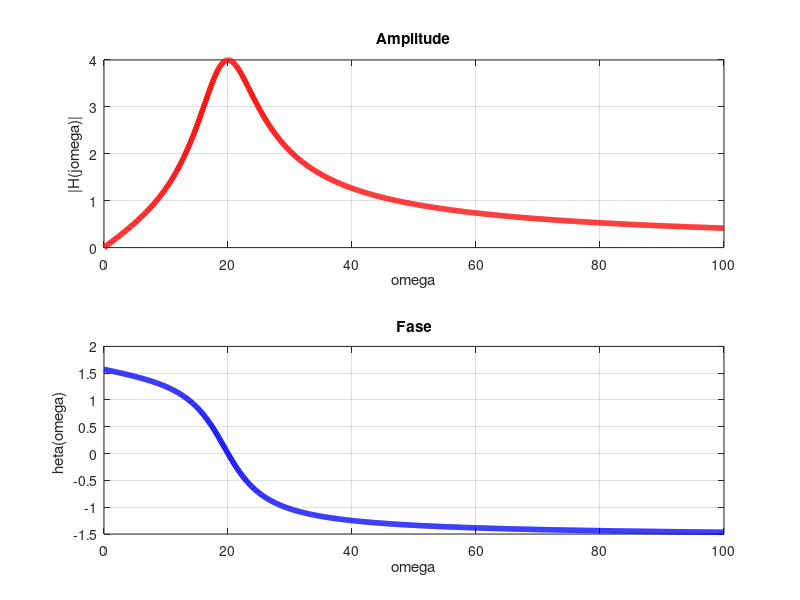

MATLAB code for this plot:
close all; clc; clear;
%% Ex 15.1.1 - David E. Johnson

R = 4;
L = 1/10;
C = 1/40;

w = 0:0.1:100;

modulo = 1./sqrt(((1/R)^2+(w*C - (1./(w*L))).^2));

fase = -1*atan(R*(w*C-(1./(w*L))));

figure(1)
subplot(2,1, 1)
plot(w, modulo, 'r', 'LineWidth',4)
title("Amplitude")
ylabel("|H(j\omega)|")
xlabel("\omega")
grid on

subplot(2,1, 2)
plot(w, fase, 'b', 'LineWidth',4)
title("Fase")
ylabel("\theta(\omega)")
xlabel("\omega")
grid on


